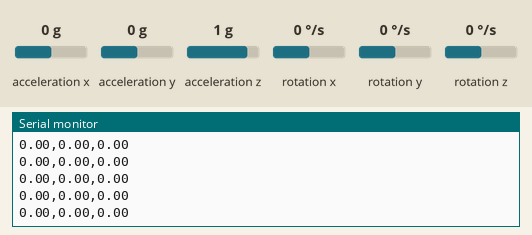
Bench run of a sketch on a simulated Arduino Uno, built with avr-gcc and run on an emulated ATmega328P. Shown: the last lines printed to the serial monitor. Wiring (inferred from the names in the program): MPU-6050 motion sensor at I2C address 0x68. Inputs (shaded band) come from the test bench; at power-on: rotation z 0 °/s, acceleration x 0 g, acceleration y 0 g, acceleration z 1 g, rotation x 0 °/s, rotation y 0 °/s.

Above: at 4.7 s.
4.8 s: rotation z set to 100 °/s
At 5.7 s:
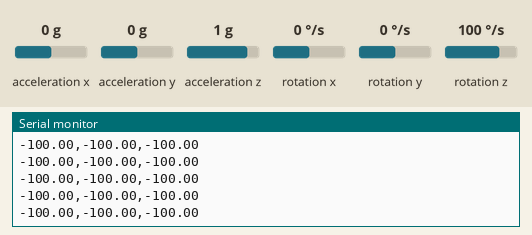
7.8 s: rotation z set to 10 °/s
At 8.4 s:
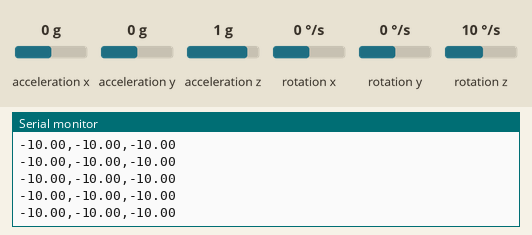
Timing chart, 0 to 10.8 s (numbered marks = the images above; inputs shaded):
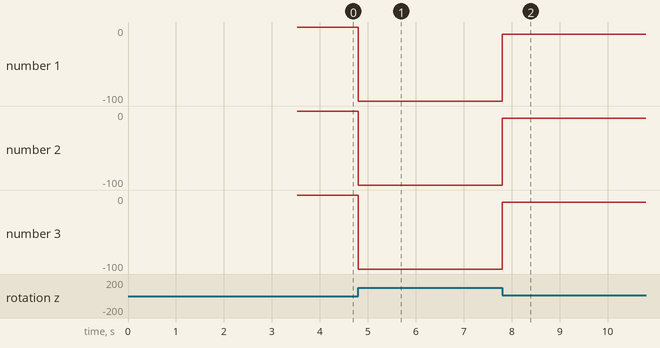

The sketch:

MPU6050.ino
```cpp
#include <Wire.h>
float measures[3] = {0, 0, 0};

void setup() {
  Serial.begin(115200);
  Wire.begin();
  setupMpu6050Registers();
  calibrateMpu6050();

}

void loop() {
  readSensor();
  calculateAngles();
//  Serial.print("Y");
//  Serial.print(measures[0]);
//  Serial.print("P");
//  Serial.print(measures[1]);
//  Serial.print("R");
//  Serial.print(measures[2]);
//  Serial.println();

  Serial.print(measures[0]);
  Serial.print(",");
  Serial.print(measures[0]);
  Serial.print(",");
  Serial.print(measures[0]);
  Serial.println();
}
```

MPU.ino
```cpp
#define MPU_ADDRESS 0x68
#define X           0     // X axis
#define Y           1     // Y axis
#define Z           2     // Z axis
#define YAW      0
#define PITCH    1
#define ROLL     2
#define SSF_GYRO    65.5
#define FREQ        250

int gyro_raw[3] = {0,0,0};
boolean initialized;
// MPU's temperature
int temperature;

// Average gyro offsets of each axis in that order: X, Y, Z
long gyro_offset[3] = {0, 0, 0};

// Calculated angles from gyro's values in that order: X, Y, Z
float gyro_angle[3]  = {0,0,0};

// The RAW values got from accelerometer (in m/sec²) in that order: X, Y, Z
int acc_raw[3] = {0 ,0 ,0};

// Calculated angles from accelerometer's values in that order: X, Y, Z
float acc_angle[3] = {0,0,0};

// Total 3D acceleration vector in m/s²
long acc_total_vector;

void setupMpu6050Registers() {
  // Configure power management
  Wire.beginTransmission(MPU_ADDRESS); // Start communication with MPU
  Wire.write(0x6B);                    // Request the PWR_MGMT_1 register
  Wire.write(0x00);                    // Apply the desired configuration to the register
  Wire.endTransmission();              // End the transmission

  // Configure the gyro's sensitivity
  Wire.beginTransmission(MPU_ADDRESS); // Start communication with MPU
  Wire.write(0x1B);                    // Request the GYRO_CONFIG register
  Wire.write(0x08);                    // Apply the desired configuration to the register : ±500°/s
  Wire.endTransmission();              // End the transmission

  // Configure the acceleromter's sensitivity
  Wire.beginTransmission(MPU_ADDRESS); // Start communication with MPU
  Wire.write(0x1C);                    // Request the ACCEL_CONFIG register
  Wire.write(0x10);                    // Apply the desired configuration to the register : ±8g
  Wire.endTransmission();              // End the transmission

  // Configure low pass filter
  Wire.beginTransmission(MPU_ADDRESS); // Start communication with MPU
  Wire.write(0x1A);                    // Request the CONFIG register
  Wire.write(0x03);                    // Set Digital Low Pass Filter about ~43Hz
  Wire.endTransmission();              // End the transmission
}

void calibrateMpu6050()
{
  int max_samples = 2000;

  for (int i = 0; i < max_samples; i++) {
    readSensor();

    gyro_offset[X] += gyro_raw[X];
    gyro_offset[Y] += gyro_raw[Y];
    gyro_offset[Z] += gyro_raw[Z];
  }

  // Calculate average offsets
  gyro_offset[X] /= max_samples;
  gyro_offset[Y] /= max_samples;
  gyro_offset[Z] /= max_samples;
}

void readSensor() {
  Wire.beginTransmission(MPU_ADDRESS); // Start communicating with the MPU-6050
  Wire.write(0x3B);                    // Send the requested starting register
  Wire.endTransmission();              // End the transmission
  Wire.requestFrom(MPU_ADDRESS, 14);   // Request 14 bytes from the MPU-6050

  // Wait until all the bytes are received
  while (Wire.available() < 14);

  acc_raw[X]  = Wire.read() << 8 | Wire.read(); // Add the low and high byte to the acc_raw[X] variable
  acc_raw[Y]  = Wire.read() << 8 | Wire.read(); // Add the low and high byte to the acc_raw[Y] variable
  acc_raw[Z]  = Wire.read() << 8 | Wire.read(); // Add the low and high byte to the acc_raw[Z] variable
  temperature = Wire.read() << 8 | Wire.read(); // Add the low and high byte to the temperature variable
  gyro_raw[X] = Wire.read() << 8 | Wire.read(); // Add the low and high byte to the gyro_raw[X] variable
  gyro_raw[Y] = Wire.read() << 8 | Wire.read(); // Add the low and high byte to the gyro_raw[Y] variable
  gyro_raw[Z] = Wire.read() << 8 | Wire.read(); // Add the low and high byte to the gyro_raw[Z] variable
}

void calculateAngles()
{
  calculateGyroAngles();
  calculateAccelerometerAngles();

  if (initialized) {
    // Correct the drift of the gyro with the accelerometer
    gyro_angle[X] = gyro_angle[X] * 0.9996 + acc_angle[X] * 0.0004;
    gyro_angle[Y] = gyro_angle[Y] * 0.9996 + acc_angle[Y] * 0.0004;
  } else {
    // At very first start, init gyro angles with accelerometer angles
    resetGyroAngles();

    initialized = true;
  }

  // To dampen the pitch and roll angles a complementary filter is used
  measures[ROLL]  = measures[ROLL]  * 0.9 + gyro_angle[X] * 0.1;
  measures[PITCH] = measures[PITCH] * 0.9 + gyro_angle[Y] * 0.1;
  measures[YAW]   = -gyro_raw[Z] / SSF_GYRO; // Store the angular motion for this axis
}

void calculateGyroAngles()
{
  // Subtract offsets
  gyro_raw[X] -= gyro_offset[X];
  gyro_raw[Y] -= gyro_offset[Y];
  gyro_raw[Z] -= gyro_offset[Z];

  // Angle calculation using integration
  gyro_angle[X] += (gyro_raw[X] / (FREQ * SSF_GYRO));
  gyro_angle[Y] += (-gyro_raw[Y] / (FREQ * SSF_GYRO)); // Change sign to match the accelerometer's one

  // Transfer roll to pitch if IMU has yawed
  gyro_angle[Y] += gyro_angle[X] * sin(gyro_raw[Z] * (PI / (FREQ * SSF_GYRO * 180)));
  gyro_angle[X] -= gyro_angle[Y] * sin(gyro_raw[Z] * (PI / (FREQ * SSF_GYRO * 180)));
}

/**
   Calculate pitch & roll angles using only the accelerometer.
*/

void resetGyroAngles()
{
    gyro_angle[X] = acc_angle[X];
    gyro_angle[Y] = acc_angle[Y];
}

void calculateAccelerometerAngles()
{
  // Calculate total 3D acceleration vector : √(X² + Y² + Z²)
  acc_total_vector = sqrt(pow(acc_raw[X], 2) + pow(acc_raw[Y], 2) + pow(acc_raw[Z], 2));

  // To prevent asin to produce a NaN, make sure the input value is within [-1;+1]
  if (abs(acc_raw[X]) < acc_total_vector) {
    acc_angle[X] = asin((float)acc_raw[Y] / acc_total_vector) * (180 / PI); // asin gives angle in radian. Convert to degree multiplying by 180/pi
  }

  if (abs(acc_raw[Y]) < acc_total_vector) {
    acc_angle[Y] = asin((float)acc_raw[X] / acc_total_vector) * (180 / PI);
  }
}
```

Measured:
- after the input at 4.8 s, the serial monitor: prints a new line at once (image 1)
- after the input at 7.8 s, the serial monitor: prints a new line at once (image 2)
- plotted number 1: 0 → -100 after the input at 4.8 s, -100 → -10 after the input at 7.8 s
- plotted number 2: 0 → -100 after the input at 4.8 s, -100 → -10 after the input at 7.8 s
- plotted number 3: 0 → -100 after the input at 4.8 s, -100 → -10 after the input at 7.8 s
